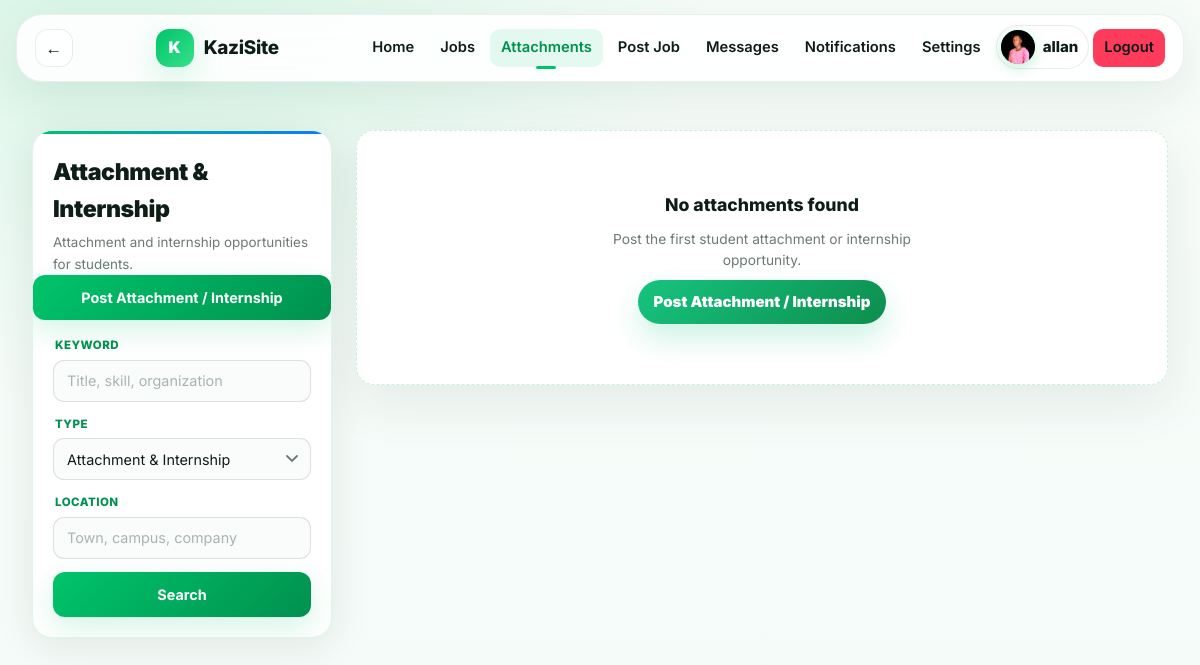
/attachments/ (signed in), run on an earlier commit of the app's database.
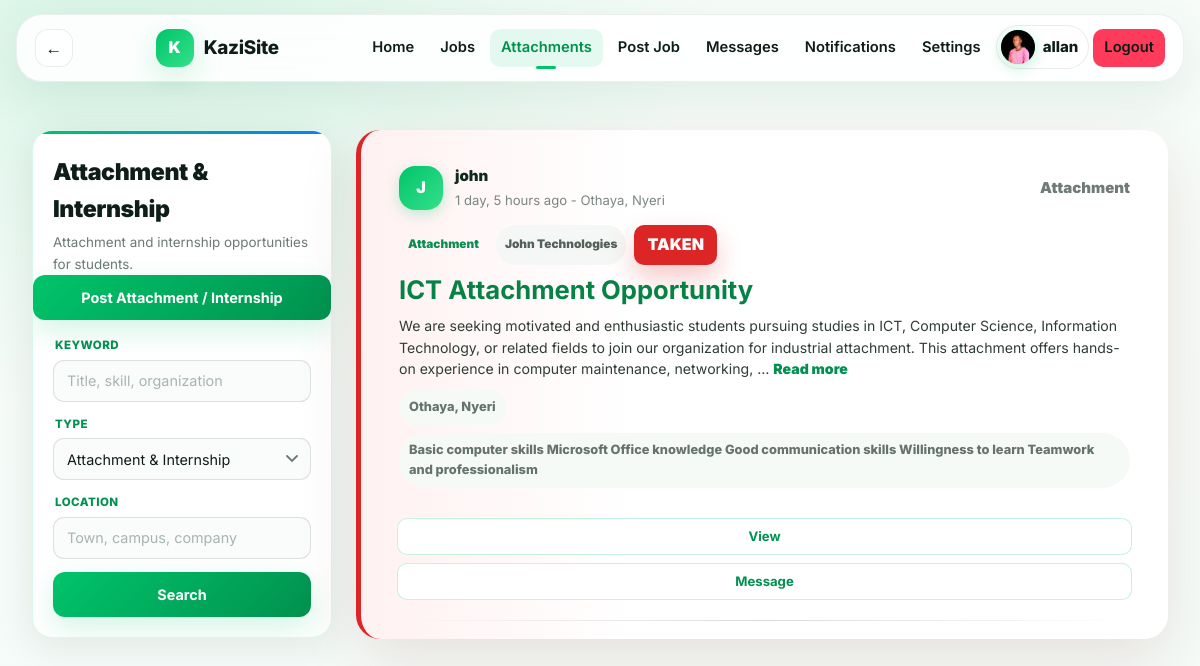
And on a later commit of the database.
### marketplace/models.py (models this page shows, shortened)
class Profile(models.Model):
    EMPLOYER = 'employer'
    SEEKER = 'seeker'
    ROLE_CHOICES = (
        (EMPLOYER, 'Employer'),
        (SEEKER, 'Job Seeker'),
    )
    user = models.OneToOneField(User, on_delete=models.CASCADE, related_name='profile')
    role = models.CharField(max_length=20, choices=ROLE_CHOICES)
    bio = models.TextField(blank=True)
    skills = models.CharField(max_length=255, blank=True)
    location = models.CharField(max_length=120, blank=True)
    latitude = models.DecimalField(max_digits=9, decimal_places=6, null=True, blank=True)
    longitude = models.DecimalField(max_digits=9, decimal_places=6, null=True, blank=True)
    avatar = models.ImageField(upload_to='profiles/avatars/', blank=True)
    cover_photo = models.ImageField(upload_to='profiles/covers/', blank=True)
    verified = models.BooleanField(default=False)
    online = models.BooleanField(default=False)
    trust_score = models.PositiveIntegerField(default=80)
    resume = models.FileField(upload_to='profiles/resumes/', blank=True)
    created_at = models.DateTimeField(auto_now_add=True)

class AttachmentPost(models.Model):
    INTERNSHIP = 'internship'
    ATTACHMENT = 'attachment'
    TYPE_CHOICES = (
        (INTERNSHIP, 'Internship'),
        (ATTACHMENT, 'Attachment'),
    )
    OPEN = 'open'
    TAKEN = 'taken'
    CLOSED = 'closed'
    STATUS_CHOICES = (
        (OPEN, 'Open'),
        (TAKEN, 'Taken'),
        (CLOSED, 'Closed'),
    )
    poster = models.ForeignKey(User, on_delete=models.CASCADE, related_name='attachment_posts')
    title = models.CharField(max_length=160)
    description = models.TextField()
    opportunity_type = models.CharField(max_length=20, choices=TYPE_CHOICES, default=ATTACHMENT)
    organization = models.CharField(max_length=160, blank=True)
    location = models.CharField(max_length=140)
    deadline = models.DateField(null=True, blank=True)
    contact_information = models.CharField(max_length=160)
    required_skills = models.CharField(max_length=255, blank=True)
    photo = models.ImageField(upload_to='attachments/photos/', blank=True)
    document = models.FileField(upload_to='attachments/documents/', blank=True)
    status = models.CharField(max_length=20, choices=STATUS_CHOICES, default=OPEN)
    taken_by = models.ForeignKey(User, on_delete=models.SET_NULL, null=True, blank=True, related_name='taken_attachments')
    views = models.PositiveIntegerField(default=0)
    created_at = models.DateTimeField(auto_now_add=True)
    updated_at = models.DateTimeField(auto_now=True)
    class Meta:
        ordering = ['-created_at']
    def get_absolute_url(self):
        return reverse('attachment_detail', kwargs={'pk': self.pk})
    @property
    def is_taken(self):
        return self.status == self.TAKEN

### marketplace/views.py (the view)
# urls.py: path('attachments/', views.attachments, name='attachments'),
@login_required
def attachments(request):
    posts = _visible_attachments().order_by('?')
    query = request.GET.get('q', '').strip()
    opportunity_type = request.GET.get('type', '')
    location = request.GET.get('location', '').strip()
    if query:
        posts = posts.filter(Q(title__icontains=query) | Q(description__icontains=query) | Q(required_skills__icontains=query) | Q(organization__icontains=query))
    if opportunity_type:
        posts = posts.filter(opportunity_type=opportunity_type)
    if location:
        posts = posts.filter(location__icontains=location)
    return render(request, 'marketplace/attachments.html', {
        'attachments': posts,
        'filters': request.GET,
        'opportunity_types': AttachmentPost.TYPE_CHOICES,
    })

### marketplace/context_processors.py (called while the page is built)
def alert_badge(request):
    if not request.user.is_authenticated:
        return {'alert_match_count': 0, 'unread_chat_count': 0}
    return {
        'alert_match_count': len(matching_alert_jobs(request.user)),
        'unread_chat_count': unread_chat_message_count(request.user),
    }

### marketplace/views.py (called while the page is built, shortened)
def _visible_attachments():
    return AttachmentPost.objects.filter(status__in=[AttachmentPost.OPEN, AttachmentPost.TAKEN]).select_related(
        'poster', 'poster__profile', 'taken_by', 'taken_by__profile',
    )

def matching_alert_jobs(user):
    alerts = list(user.job_alerts.filter(active=True).select_related('category'))
    if not alerts:
        return []

def unread_chat_message_count(user):
    return Message.objects.filter(
        conversation__participants=user,
        seen=False,
    ).exclude(sender=user).count()

### templates/marketplace/attachments.html (shortened to what this page needs)
{% extends 'marketplace/base.html' %}
{% load static %}
{% block page_css %}
<link rel="stylesheet" href="{% static 'marketplace/css/feed.css' %}">
<link rel="stylesheet" href="{% static 'marketplace/css/find_jobs.css' %}">
{% endblock %}
{% block content %}
<div class="search-page">
    <aside class="filters" id="filter-panel">
        <div class="filters-collapse open" id="filters-collapse">
            <div class="filters-header">
                <h1>Attachment &amp; Internship</h1>
                <p>Attachment and internship opportunities for students.</p>
            </div>
            <a class="btn primary full" href="{% url 'post_attachment' %}">Post Attachment / Internship</a>
            <form method="get" data-filter-form>
                <div class="input-group">
                    <label for="id_q">Keyword</label>
                    <input id="id_q" name="q" value="{{ filters.q }}" placeholder="Title, skill, organization">
                </div>
                <div class="input-group">
                    <label for="id_type">Type</label>
                    <select id="id_type" name="type">
                        <option value="">Attachment &amp; Internship</option>
                    </select>
                </div>
                <div class="input-group">
                    <label for="id_location">Location</label>
                    <input id="id_location" name="location" value="{{ filters.location }}" placeholder="Town, campus, company">
                </div>
                <button class="btn primary full" type="submit">Search</button>
            </form>
        </div>
    </aside>
    <section class="results">
        <div class="results-list">
            {% for attachment in attachments %}
                {% include 'marketplace/partials/attachment_card.html' with attachment=attachment %}
            {% empty %}
                <article class="empty-state">
                    <h2>No attachments found</h2>
                    <p>Post the first student attachment or internship opportunity.</p>
                    <a class="hero-cta" href="{% url 'post_attachment' %}">Post Attachment / Internship</a>
                </article>
            {% endfor %}
        </div>
    </section>
</div>
{% endblock %}

### templates/marketplace/base.html (shortened to what this page needs)
{% load static %}
<!doctype html>
<html lang="en">
<head>
    <link rel="stylesheet" href="{% static 'marketplace/css/base.css' %}">
    {% block page_css %}{% endblock %}
</head>
<body class="{% block body_class %}{% endblock %}">
<div class="app">
    <header class="topbar">
        <button class="back-button" type="button" data-back-button aria-label="Go back">
            <span aria-hidden="true">&larr;</span>
        </button>
        <a class="brand" href="{% if user.is_authenticated %}{% url 'feed' %}{% else %}{% url 'landing' %}{% endif %}">
            <span class="brand-mark">K</span>
            <span class="brand-name">KaziSite</span>
        </a>
        <nav class="nav-links" data-nav-links id="main-nav">
            {% if user.is_authenticated %}
                <a href="{% url 'feed' %}">Home</a>
                <a href="{% url 'find_jobs' %}">Jobs</a>
                <a href="{% url 'attachments' %}">Attachments</a>
                <a href="{% url 'post_job' %}">Post Job</a>
                <a href="{% url 'inbox' %}">Messages</a>
                <a href="{% url 'notifications' %}" class="nav-alert">
                    Notifications
                </a>
                <a href="{% url 'settings' %}">Settings</a>
                <div class="profile-menu" data-profile-menu>
                    <button class="profile-trigger" type="button" aria-label="Open profile menu" aria-expanded="false" data-profile-toggle>
                        <span class="avatar sm">
                            {% if user.profile.avatar %}
                                <img src="{{ user.profile.avatar.url }}" alt="{{ user.username }}">
                            {% else %}
                                {{ user.username|first|upper }}
                            {% endif %}
                        </span>
                        <span class="profile-trigger-name">{{ user.username }}</span>
                    </button>
                </div>
                <a class="btn-danger mobile-logout" href="{% url 'logout' %}">Logout</a>
            {% else %}
                <a href="{% url 'find_jobs' %}">Find Work</a>
                <a href="{% url 'landing' %}#how">How It Works</a>
                <a href="{% url 'login' %}">Login</a>
                <a class="btn btn-primary" href="{% url 'register' %}">Get Started</a>
            {% endif %}
        </nav>
    </header>
    <main class="content">
        {% block content %}{% endblock %}
    </main>
</div>
</body>
</html>

### templates/marketplace/partials/attachment_card.html (shortened to what this page needs)
<article class="feed-card reveal-card attachment-card {% if attachment.is_taken %}is-taken{% endif %}">
    <header class="card-head">
        <a class="avatar mini-avatar" href="{% url 'profile_detail' attachment.poster.username %}">
            {% if attachment.poster.profile.avatar %}
                <img src="{{ attachment.poster.profile.avatar.url }}" alt="{{ attachment.poster.username }}">
            {% else %}
                {{ attachment.poster.username|first|upper }}
            {% endif %}
        </a>
        <div class="card-author">
            <a class="author" href="{% url 'profile_detail' attachment.poster.username %}">
                {{ attachment.poster.username }}
            </a>
            <small>{{ attachment.created_at|timesince }} ago - {{ attachment.location }}</small>
        </div>
        <span class="card-menu" aria-hidden="true">{{ attachment.get_opportunity_type_display }}</span>
    </header>
    <div class="job-body">
        <div class="job-kicker">
            <span class="tag">{{ attachment.get_opportunity_type_display }}</span>
            {% if attachment.organization %}<span class="category-chip">{{ attachment.organization }}</span>{% endif %}
            {% if attachment.is_taken %}
                <span class="taken-ribbon">Taken</span>
            {% endif %}
        </div>
        <h2><a href="{{ attachment.get_absolute_url }}">{{ attachment.title }}</a></h2>
        <p>{{ attachment.description|truncatewords:34 }} <a class="read-more" href="{{ attachment.get_absolute_url }}">Read more</a></p>
        <div class="meta-row">
            <span>{{ attachment.location }}</span>
            <span>{{ attachment.required_skills|default:'Student friendly' }}</span>
        </div>
    </div>
    <footer class="actions attachment-actions">
        <a class="btn mini attachment-action-btn" href="{{ attachment.get_absolute_url }}" title="View" aria-label="View attachment or internship">
            View
        </a>
        {% if user != attachment.poster %}
            <a class="btn mini attachment-action-btn" href="{% url 'start_conversation' attachment.poster.username %}" title="Message" aria-label="Message {{ attachment.poster.username }}">
                Message
            </a>
        {% else %}
            <a class="btn mini attachment-action-btn" href="{% url 'inbox' %}" title="Inbox" aria-label="Open inbox">
                Inbox
            </a>
        {% endif %}
    </footer>
</article>

### static/marketplace/css/feed.css (style rules this page uses)
.profile-card, .quick-links, .widget-card, .composer, .feed-card, .feed-hero { border: 1px solid var(--feed-line); border-radius: 24px; background: rgba(255, 255, 255, 0.9); box-shadow: 0 18px 52px rgba(15, 41, 29, 0.08); backdrop-filter: blur(18px); }
.feed-card { overflow: hidden; border-left: 5px solid rgba(22, 196, 127, 0.55); position: relative; transition: transform 0.22s ease, box-shadow 0.22s ease, border-color 0.22s ease; }
.feed-card.is-taken { border-left-color: #dc2626; background: linear-gradient(90deg, #fff1f2 0%, #ffffff 34%); box-shadow: 0 20px 60px rgba(127, 29, 29, 0.12); }
.taken-ribbon { display: inline-flex; align-items: center; min-height: 34px; padding: 7px 13px; border-radius: 10px; background: #dc2626; color: white; font-size: 1rem; font-weight: 950; text-transform: uppercase; box-shadow: 0 12px 26px rgba(220, 38, 38, 0.26); }
.feed-card::after { content: ""; display: block; height: 1px; margin: 4px 18px 0; background: linear-gradient(90deg, transparent, rgba(15,41,29,0.16), transparent); }
.card-head { display: grid; grid-template-columns: auto 1fr auto; gap: 12px; align-items: center; padding: 16px 18px 6px; }
.mini-avatar { width: 44px; height: 44px; border-radius: 16px; }
.card-author { min-width: 0; }
.author { display: flex; align-items: center; gap: 5px; color: #0f291d; font-weight: 900; }
.card-author small { display: block; margin-top: 2px; color: #7b857f; font-size: 0.82rem; }
.verified, .tag, .category-chip { display: inline-flex; width: fit-content; align-items: center; min-height: 26px; padding: 5px 9px; border-radius: 999px; background: var(--feed-mint); color: #0b8f50; font-size: 0.74rem; font-weight: 900; }
.card-menu { color: #6f7b74; font-weight: 900; }
.job-body { display: grid; gap: 10px; padding: 8px 18px 16px; }
.job-kicker { display: flex; flex-wrap: wrap; gap: 8px; }
.category-chip { background: #f4f7f5; color: #526159; }
.job-body h2 { margin: 0; font-size: clamp(1.25rem, 2.6vw, 1.6rem); line-height: 1.18; }
.job-body h2 a { color: #078246; }
.job-body p { display: -webkit-box; -webkit-line-clamp: 3; -webkit-box-orient: vertical; overflow: hidden; margin: 0; color: #2f3d35; line-height: 1.55; }
.read-more { color: #078246; font-weight: 900; }
.meta-row { display: flex; flex-wrap: wrap; gap: 8px; }
.meta-row span { padding: 7px 10px; border-radius: 999px; background: #f5faf7; color: #66736b; font-size: 0.8rem; font-weight: 800; }
.actions { display: flex; align-items: center; justify-content: flex-end; flex-wrap: wrap; gap: 8px; padding: 8px 12px 12px; border-top: 1px solid var(--feed-line); }
.actions button, .actions a { min-width: 0; min-height: 40px; display: inline-flex; align-items: center; justify-content: center; gap: 6px; border: 0; border-radius: 14px; background: #f6fbf8; color: #33443b; font-size: 0.84rem; font-weight: 850; cursor: pointer; transition: transform 0.18s ease, background 0.18s ease, color 0.18s ease; }
.actions .btn.mini { min-height: 36px; padding: 7px 14px; border-radius: 10px; border: 1.5px solid rgba(0,196,106,0.22); background: white; color: var(--green-dark); box-shadow: none; font-size: 0.82rem; font-weight: 700; white-space: nowrap; }
.attachment-actions { grid-template-columns: repeat(auto-fit, minmax(130px, 1fr)); gap: 12px; padding: 14px 16px 16px; }
.attachment-actions .attachment-action-btn { width: 100%; min-height: 42px; border-radius: 10px; border: 1.5px solid rgba(0,196,106,0.22); background: #ffffff; color: var(--green-dark); box-shadow: none; font-size: 0.82rem; font-weight: 700; }
.reveal-card { animation: fade-up .38s ease both; }

What changed in the data, as far as the page shows it:
added AttachmentPost: poster.username|first "J", poster.username "john", created_at "1 day, 5 hours", location "Othaya, Nyeri", opportunity_type "Attachment", organization "John Technologies", status "TAKEN", title "ICT Attachment Opportunity", description "We are seeking motivated and enthusiastic students pursuing studies in ICT, Computer Science, Information Technology, or related fields to join our organization for industrial attachment. This attachment offers hands-on experience in computer maintenance, networking, …", required_skills "Basic computer skills Microsoft Office knowledge Good communication skills Willingness to learn Teamwork and professionalism"
Also different on the page:
text no longer shown: "No attachments found Post the first student attachment or internship opportunity. Post Attachment / Internship"
